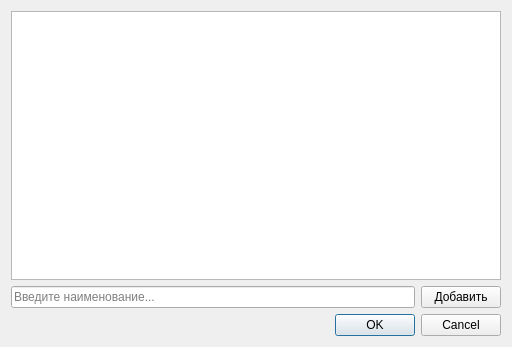
<?xml version="1.0" encoding="UTF-8"?>
<ui version="4.0">
 <class>Request_category</class>
 <widget class="QDialog" name="Request_category">
  <property name="geometry">
   <rect>
    <x>0</x>
    <y>0</y>
    <width>512</width>
    <height>347</height>
   </rect>
  </property>
  <property name="windowTitle">
   <string>Dialog</string>
  </property>
  <layout class="QVBoxLayout" name="verticalLayout">
   <item>
    <widget class="QListWidget" name="category_list">
     <property name="sortingEnabled">
      <bool>true</bool>
     </property>
    </widget>
   </item>
   <item>
    <layout class="QHBoxLayout" name="horizontalLayout">
     <item>
      <widget class="QLineEdit" name="name_edit">
       <property name="text">
        <string/>
       </property>
       <property name="placeholderText">
        <string>Введите наименование...</string>
       </property>
      </widget>
     </item>
     <item>
      <widget class="QPushButton" name="add_btn">
       <property name="text">
        <string>Добавить</string>
       </property>
      </widget>
     </item>
    </layout>
   </item>
   <item>
    <widget class="QDialogButtonBox" name="buttonBox">
     <property name="orientation">
      <enum>Qt::Orientation::Horizontal</enum>
     </property>
     <property name="standardButtons">
      <set>QDialogButtonBox::StandardButton::Cancel|QDialogButtonBox::StandardButton::Ok</set>
     </property>
    </widget>
   </item>
  </layout>
 </widget>
 <resources/>
 <connections>
  <connection>
   <sender>buttonBox</sender>
   <signal>accepted()</signal>
   <receiver>Request_category</receiver>
   <slot>accept()</slot>
   <hints>
    <hint type="sourcelabel">
     <x>248</x>
     <y>254</y>
    </hint>
    <hint type="destinationlabel">
     <x>157</x>
     <y>274</y>
    </hint>
   </hints>
  </connection>
  <connection>
   <sender>buttonBox</sender>
   <signal>rejected()</signal>
   <receiver>Request_category</receiver>
   <slot>reject()</slot>
   <hints>
    <hint type="sourcelabel">
     <x>316</x>
     <y>260</y>
    </hint>
    <hint type="destinationlabel">
     <x>286</x>
     <y>274</y>
    </hint>
   </hints>
  </connection>
 </connections>
</ui>
